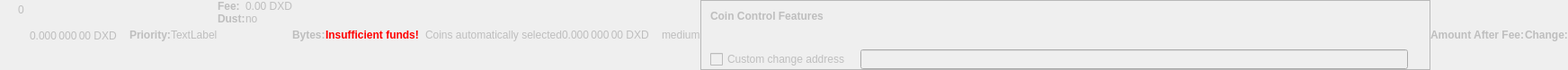
    <widget class="QWidget" name="dummyHideWidget" native="true">
     <property name="enabled">
      <bool>false</bool>
     </property>
     <property name="maximumSize">
      <size>
       <width>100</width>
       <height>22</height>
      </size>
     </property>
     <layout class="QHBoxLayout" name="dummyHideLayout">
      <property name="spacing">
       <number>0</number>
      </property>
      <property name="leftMargin">
       <number>0</number>
      </property>
      <property name="topMargin">
       <number>0</number>
      </property>
      <property name="rightMargin">
       <number>0</number>
      </property>
      <property name="bottomMargin">
       <number>0</number>
      </property>
      <item>
       <layout class="QFormLayout" name="formLayoutCoinControl1">
        <property name="horizontalSpacing">
         <number>10</number>
        </property>
        <property name="verticalSpacing">
         <number>14</number>
        </property>
        <property name="leftMargin">
         <number>10</number>
        </property>
        <property name="topMargin">
         <number>4</number>
        </property>
        <property name="rightMargin">
         <number>6</number>
        </property>
        <item row="0" column="1">
         <widget class="QLabel" name="labelCoinControlBytes">
          <property name="cursor">
           <cursorShape>IBeamCursor</cursorShape>
          </property>
          <property name="contextMenuPolicy">
           <enum>Qt::ActionsContextMenu</enum>
          </property>
          <property name="text">
           <string notr="true">0</string>
          </property>
          <property name="textInteractionFlags">
           <set>Qt::LinksAccessibleByMouse|Qt::TextSelectableByKeyboard|Qt::TextSelectableByMouse</set>
          </property>
         </widget>
        </item>
       </layout>
      </item>
      <item>
       <widget class="QLabel" name="labelCoinControlAfterFee">
        <property name="enabled">
         <bool>false</bool>
        </property>
        <property name="sizePolicy">
         <sizepolicy hsizetype="Fixed" vsizetype="Fixed">
          <horstretch>0</horstretch>
          <verstretch>0</verstretch>
         </sizepolicy>
        </property>
        <property name="minimumSize">
         <size>
          <width>111</width>
          <height>12</height>
         </size>
        </property>
        <property name="maximumSize">
         <size>
          <width>111</width>
          <height>12</height>
         </size>
        </property>
        <property name="cursor">
         <cursorShape>IBeamCursor</cursorShape>
        </property>
        <property name="contextMenuPolicy">
         <enum>Qt::ActionsContextMenu</enum>
        </property>
        <property name="text">
         <string notr="true">0.000 000 00 DXD</string>
        </property>
        <property name="textInteractionFlags">
         <set>Qt::LinksAccessibleByMouse|Qt::TextSelectableByKeyboard|Qt::TextSelectableByMouse</set>
        </property>
       </widget>
      </item>
      <item>
       <widget class="QLabel" name="labelCoinControlPriorityText">
        <property name="enabled">
         <bool>false</bool>
        </property>
        <property name="font">
         <font>
          <weight>75</weight>
          <bold>true</bold>
         </font>
        </property>
        <property name="text">
         <string>Priority:</string>
        </property>
       </widget>
      </item>
      <item>
       <layout class="QHBoxLayout" name="horizontalLayout">
        <item>
         <widget class="QLabel" name="WarningLabel">
          <property name="text">
           <string>TextLabel</string>
          </property>
         </widget>
        </item>
       </layout>
      </item>
      <item>
       <layout class="QFormLayout" name="formLayoutCoinControl3">
        <property name="horizontalSpacing">
         <number>0</number>
        </property>
        <property name="verticalSpacing">
         <number>0</number>
        </property>
        <property name="leftMargin">
         <number>0</number>
        </property>
        <property name="topMargin">
         <number>0</number>
        </property>
        <property name="rightMargin">
         <number>0</number>
        </property>
        <item row="0" column="0">
         <widget class="QLabel" name="labelCoinControlFeeText">
          <property name="enabled">
           <bool>false</bool>
          </property>
          <property name="font">
           <font>
            <weight>75</weight>
            <bold>true</bold>
           </font>
          </property>
          <property name="text">
           <string>Fee:</string>
          </property>
          <property name="margin">
           <number>0</number>
          </property>
         </widget>
        </item>
        <item row="0" column="1">
         <widget class="QLabel" name="labelCoinControlFee">
          <property name="enabled">
           <bool>false</bool>
          </property>
          <property name="cursor">
           <cursorShape>IBeamCursor</cursorShape>
          </property>
          <property name="contextMenuPolicy">
           <enum>Qt::ActionsContextMenu</enum>
          </property>
          <property name="text">
           <string notr="true">0.00 DXD</string>
          </property>
          <property name="textInteractionFlags">
           <set>Qt::LinksAccessibleByMouse|Qt::TextSelectableByKeyboard|Qt::TextSelectableByMouse</set>
          </property>
         </widget>
        </item>
        <item row="1" column="0">
         <widget class="QLabel" name="labelCoinControlLowOutputText">
          <property name="enabled">
           <bool>false</bool>
          </property>
          <property name="font">
           <font>
            <weight>75</weight>
            <bold>true</bold>
           </font>
          </property>
          <property name="text">
           <string>Dust:</string>
          </property>
         </widget>
        </item>
        <item row="1" column="1">
         <widget class="QLabel" name="labelCoinControlLowOutput">
          <property name="enabled">
           <bool>false</bool>
          </property>
          <property name="cursor">
           <cursorShape>IBeamCursor</cursorShape>
          </property>
          <property name="contextMenuPolicy">
           <enum>Qt::ActionsContextMenu</enum>
          </property>
          <property name="text">
           <string>no</string>
          </property>
          <property name="textInteractionFlags">
           <set>Qt::LinksAccessibleByMouse|Qt::TextSelectableByKeyboard|Qt::TextSelectableByMouse</set>
          </property>
         </widget>
        </item>
       </layout>
      </item>
      <item>
       <widget class="QLabel" name="labelCoinControlBytesText">
        <property name="enabled">
         <bool>false</bool>
        </property>
        <property name="font">
         <font>
          <weight>75</weight>
          <bold>true</bold>
         </font>
        </property>
        <property name="text">
         <string>Bytes:</string>
        </property>
       </widget>
      </item>
      <item>
       <layout class="QFormLayout" name="formLayoutCoinControl2">
        <property name="horizontalSpacing">
         <number>0</number>
        </property>
        <property name="verticalSpacing">
         <number>0</number>
        </property>
        <property name="leftMargin">
         <number>0</number>
        </property>
        <property name="topMargin">
         <number>0</number>
        </property>
        <property name="rightMargin">
         <number>0</number>
        </property>
       </layout>
      </item>
      <item>
       <layout class="QHBoxLayout" name="horizontalLayoutCoinControl2">
        <property name="spacing">
         <number>0</number>
        </property>
        <property name="bottomMargin">
         <number>0</number>
        </property>
       </layout>
      </item>
      <item>
       <widget class="QLabel" name="labelCoinControlInsuffFunds">
        <property name="enabled">
         <bool>false</bool>
        </property>
        <property name="minimumSize">
         <size>
          <width>0</width>
          <height>0</height>
         </size>
        </property>
        <property name="font">
         <font>
          <weight>75</weight>
          <bold>true</bold>
         </font>
        </property>
        <property name="styleSheet">
         <string notr="true">color:red;font-weight:bold;</string>
        </property>
        <property name="text">
         <string>Insufficient funds!</string>
        </property>
        <property name="margin">
         <number>5</number>
        </property>
       </widget>
      </item>
      <item>
       <layout class="QFormLayout" name="formLayoutCoinControl4">
        <property name="horizontalSpacing">
         <number>0</number>
        </property>
        <property name="verticalSpacing">
         <number>0</number>
        </property>
        <property name="leftMargin">
         <number>0</number>
        </property>
        <property name="topMargin">
         <number>0</number>
        </property>
        <property name="rightMargin">
         <number>0</number>
        </property>
       </layout>
      </item>
      <item>
       <widget class="QLabel" name="labelCoinControlChangeLabel">
        <property name="enabled">
         <bool>false</bool>
        </property>
        <property name="sizePolicy">
         <sizepolicy hsizetype="Preferred" vsizetype="Expanding">
          <horstretch>0</horstretch>
          <verstretch>0</verstretch>
         </sizepolicy>
        </property>
        <property name="minimumSize">
         <size>
          <width>0</width>
          <height>0</height>
         </size>
        </property>
        <property name="text">
         <string/>
        </property>
        <property name="margin">
         <number>3</number>
        </property>
       </widget>
      </item>
      <item>
       <widget class="QLabel" name="labelCoinControlAutomaticallySelected">
        <property name="enabled">
         <bool>false</bool>
        </property>
        <property name="sizePolicy">
         <sizepolicy hsizetype="Fixed" vsizetype="Fixed">
          <horstretch>0</horstretch>
          <verstretch>0</verstretch>
         </sizepolicy>
        </property>
        <property name="minimumSize">
         <size>
          <width>0</width>
          <height>0</height>
         </size>
        </property>
        <property name="maximumSize">
         <size>
          <width>240</width>
          <height>16777215</height>
         </size>
        </property>
        <property name="text">
         <string>Coins automatically selected</string>
        </property>
        <property name="margin">
         <number>5</number>
        </property>
       </widget>
      </item>
      <item>
       <widget class="QLabel" name="labelCoinControlChange">
        <property name="enabled">
         <bool>false</bool>
        </property>
        <property name="sizePolicy">
         <sizepolicy hsizetype="Fixed" vsizetype="Fixed">
          <horstretch>0</horstretch>
          <verstretch>0</verstretch>
         </sizepolicy>
        </property>
        <property name="minimumSize">
         <size>
          <width>111</width>
          <height>0</height>
         </size>
        </property>
        <property name="maximumSize">
         <size>
          <width>111</width>
          <height>16777215</height>
         </size>
        </property>
        <property name="cursor">
         <cursorShape>IBeamCursor</cursorShape>
        </property>
        <property name="contextMenuPolicy">
         <enum>Qt::ActionsContextMenu</enum>
        </property>
        <property name="text">
         <string notr="true">0.000 000 00 DXD</string>
        </property>
        <property name="textInteractionFlags">
         <set>Qt::LinksAccessibleByMouse|Qt::TextSelectableByKeyboard|Qt::TextSelectableByMouse</set>
        </property>
       </widget>
      </item>
      <item>
       <widget class="QLabel" name="labelCoinControlPriority">
        <property name="enabled">
         <bool>false</bool>
        </property>
        <property name="cursor">
         <cursorShape>IBeamCursor</cursorShape>
        </property>
        <property name="contextMenuPolicy">
         <enum>Qt::ActionsContextMenu</enum>
        </property>
        <property name="text">
         <string>medium</string>
        </property>
        <property name="textInteractionFlags">
         <set>Qt::LinksAccessibleByMouse|Qt::TextSelectableByKeyboard|Qt::TextSelectableByMouse</set>
        </property>
       </widget>
      </item>
      <item>
       <widget class="QFrame" name="frameCoinControl">
        <property name="sizePolicy">
         <sizepolicy hsizetype="Expanding" vsizetype="Expanding">
          <horstretch>0</horstretch>
          <verstretch>0</verstretch>
         </sizepolicy>
        </property>
        <property name="maximumSize">
         <size>
          <width>16777215</width>
          <height>16777215</height>
         </size>
        </property>
        <property name="frameShape">
         <enum>QFrame::StyledPanel</enum>
        </property>
        <property name="frameShadow">
         <enum>QFrame::Sunken</enum>
        </property>
        <layout class="QVBoxLayout" name="verticalLayoutCoinControl2_2">
         <property name="spacing">
          <number>0</number>
         </property>
         <property name="leftMargin">
          <number>0</number>
         </property>
         <property name="topMargin">
          <number>0</number>
         </property>
         <property name="rightMargin">
          <number>0</number>
         </property>
         <property name="bottomMargin">
          <number>0</number>
         </property>
         <item>
          <layout class="QVBoxLayout" name="verticalLayoutCoinControl" stretch="0,0,0,1">
           <property name="spacing">
            <number>0</number>
           </property>
           <property name="leftMargin">
            <number>10</number>
           </property>
           <property name="topMargin">
            <number>10</number>
           </property>
           <item>
            <layout class="QHBoxLayout" name="horizontalLayoutCoinControl1">
             <property name="bottomMargin">
              <number>15</number>
             </property>
             <item>
              <widget class="QLabel" name="labelCoinControlFeatures">
               <property name="enabled">
                <bool>false</bool>
               </property>
               <property name="sizePolicy">
                <sizepolicy hsizetype="Preferred" vsizetype="Maximum">
                 <horstretch>0</horstretch>
                 <verstretch>0</verstretch>
                </sizepolicy>
               </property>
               <property name="font">
                <font>
                 <weight>75</weight>
                 <bold>true</bold>
                </font>
               </property>
               <property name="styleSheet">
                <string notr="true">font-weight:bold;</string>
               </property>
               <property name="text">
                <string>Coin Control Features</string>
               </property>
              </widget>
             </item>
            </layout>
           </item>
           <item>
            <widget class="QWidget" name="widgetCoinControl" native="true">
             <property name="sizePolicy">
              <sizepolicy hsizetype="Preferred" vsizetype="Preferred">
               <horstretch>0</horstretch>
               <verstretch>0</verstretch>
              </sizepolicy>
             </property>
             <property name="minimumSize">
              <size>
               <width>0</width>
               <height>0</height>
              </size>
             </property>
             <property name="styleSheet">
              <string notr="true"/>
             </property>
             <layout class="QHBoxLayout" name="horizontalLayoutCoinControl5_2">
              <property name="leftMargin">
               <number>0</number>
              </property>
              <property name="topMargin">
               <number>0</number>
              </property>
              <property name="rightMargin">
               <number>0</number>
              </property>
              <property name="bottomMargin">
               <number>0</number>
              </property>
              <item>
               <layout class="QHBoxLayout" name="horizontalLayoutCoinControl3">
                <property name="spacing">
                 <number>20</number>
                </property>
                <property name="topMargin">
                 <number>0</number>
                </property>
                <property name="bottomMargin">
                 <number>10</number>
                </property>
               </layout>
              </item>
             </layout>
            </widget>
           </item>
           <item>
            <layout class="QHBoxLayout" name="horizontalLayoutCoinControl4" stretch="0,0,0">
             <property name="spacing">
              <number>12</number>
             </property>
             <property name="sizeConstraint">
              <enum>QLayout::SetDefaultConstraint</enum>
             </property>
             <property name="topMargin">
              <number>5</number>
             </property>
             <property name="rightMargin">
              <number>5</number>
             </property>
             <item>
              <widget class="QCheckBox" name="checkBoxCoinControlChange">
               <property name="enabled">
                <bool>false</bool>
               </property>
               <property name="toolTip">
                <string>If this is activated, but the change address is empty or invalid, change will be sent to a newly generated address.</string>
               </property>
               <property name="text">
                <string>Custom change address</string>
               </property>
              </widget>
             </item>
             <item>
              <widget class="QValidatedLineEdit" name="lineEditCoinControlChange">
               <property name="enabled">
                <bool>false</bool>
               </property>
               <property name="sizePolicy">
                <sizepolicy hsizetype="Expanding" vsizetype="Fixed">
                 <horstretch>0</horstretch>
                 <verstretch>0</verstretch>
                </sizepolicy>
               </property>
              </widget>
             </item>
             <item>
              <widget class="QLabel" name="labelCoinControlChangeLabel_2">
               <property name="sizePolicy">
                <sizepolicy hsizetype="Preferred" vsizetype="Expanding">
                 <horstretch>0</horstretch>
                 <verstretch>0</verstretch>
                </sizepolicy>
               </property>
               <property name="minimumSize">
                <size>
                 <width>0</width>
                 <height>0</height>
                </size>
               </property>
               <property name="text">
                <string/>
               </property>
               <property name="margin">
                <number>3</number>
               </property>
              </widget>
             </item>
            </layout>
           </item>
           <item>
            <spacer name="verticalSpacerCoinControl">
             <property name="orientation">
              <enum>Qt::Vertical</enum>
             </property>
             <property name="sizeHint" stdset="0">
              <size>
               <width>800</width>
               <height>1</height>
              </size>
             </property>
            </spacer>
           </item>
          </layout>
         </item>
        </layout>
       </widget>
      </item>
      <item>
       <widget class="QLabel" name="labelCoinControlAfterFeeText">
        <property name="enabled">
         <bool>false</bool>
        </property>
        <property name="minimumSize">
         <size>
          <width>0</width>
          <height>0</height>
         </size>
        </property>
        <property name="maximumSize">
         <size>
          <width>16777215</width>
          <height>16777215</height>
         </size>
        </property>
        <property name="font">
         <font>
          <weight>75</weight>
          <bold>true</bold>
         </font>
        </property>
        <property name="text">
         <string>Amount After Fee:</string>
        </property>
        <property name="alignment">
         <set>Qt::AlignLeading|Qt::AlignLeft|Qt::AlignVCenter</set>
        </property>
        <property name="margin">
         <number>0</number>
        </property>
       </widget>
      </item>
      <item>
       <widget class="QLabel" name="labelCoinControlChangeText">
        <property name="enabled">
         <bool>false</bool>
        </property>
        <property name="sizePolicy">
         <sizepolicy hsizetype="Preferred" vsizetype="Preferred">
          <horstretch>0</horstretch>
          <verstretch>0</verstretch>
         </sizepolicy>
        </property>
        <property name="minimumSize">
         <size>
          <width>0</width>
          <height>0</height>
         </size>
        </property>
        <property name="maximumSize">
         <size>
          <width>16777215</width>
          <height>16777215</height>
         </size>
        </property>
        <property name="font">
         <font>
          <weight>75</weight>
          <bold>true</bold>
         </font>
        </property>
        <property name="text">
         <string>Change:</string>
        </property>
        <property name="alignment">
         <set>Qt::AlignLeading|Qt::AlignLeft|Qt::AlignVCenter</set>
        </property>
       </widget>
      </item>
     </layout>
    </widget>
